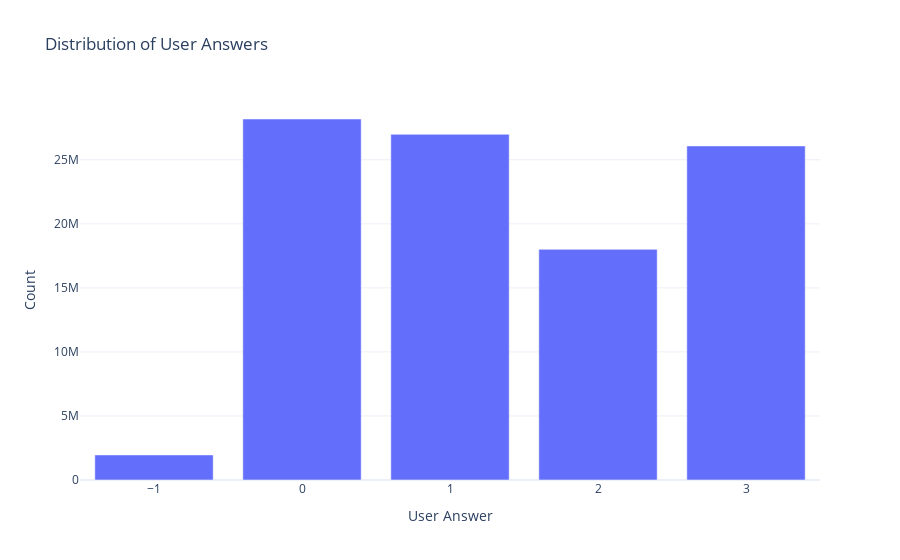

Write notebook code for a chart like this one.
### Code cell
# Groupby 'user_answer' and count the occurrences
user_answer_counts = train['user_answer'].value_counts().reset_index()
user_answer_counts.columns = ['user_answer', 'count']

# Plot the counts of 'user_answer' using Plotly
fig = px.bar(user_answer_counts, x='user_answer', y='count', 
             title='Distribution of User Answers',
             labels={'user_answer': 'User Answer', 'count': 'Count'})
fig.show()

### Figure 1 — Plotly figure (JSON) as saved in the notebook; plotly's stock layout.template omitted (floating-point values rounded to 4 significant figures)
{"data": [{"alignmentgroup": "True", "hovertemplate": "User Answer=%{x}<br>Count=%{y}<extra></extra>", "legendgroup": "", "marker": {"color": "#636efa", "pattern": {"shape": ""}}, "name": "", "offsetgroup": "", "orientation": "v", "showlegend": false, "textposition": "auto", "type": "bar", "x": [0, 1, 3, 2, -1], "xaxis": "x", "y": [28186489, 26990007, 26084784, 18010020, 1959032], "yaxis": "y"}], "layout": {"barmode": "relative", "legend": {"tracegroupgap": 0}, "title": {"text": "Distribution of User Answers"}, "xaxis": {"anchor": "y", "domain": [0, 1], "title": {"text": "User Answer"}}, "yaxis": {"anchor": "x", "domain": [0, 1], "title": {"text": "Count"}}}}
